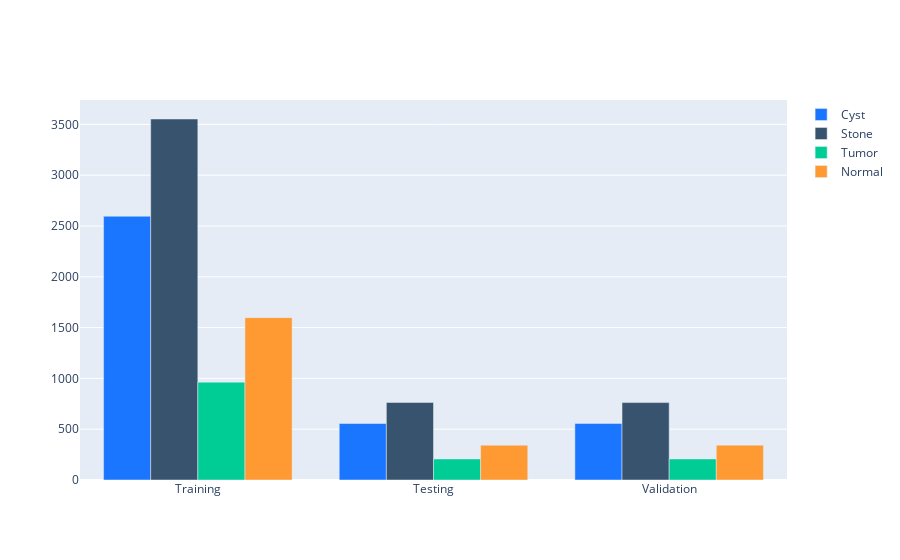

Write notebook code for a chart like this one.
### Markdown cell above
DISTRIBUTION OF IMAGES

### Code cell
#To get count of data
def count_files(directory):
    print(directory)
    counts = {}
    for category in os.listdir(directory):
        category_dir = os.path.join(directory, category)
        counts[category] = len(os.listdir(category_dir))
    return counts

train_dir = 'TRAIN'
test_dir = 'TEST'
val_dir = 'VAL'

train_counts = count_files(train_dir)
test_counts = count_files(test_dir)
val_counts = count_files(val_dir)

print("Train set:")
print(train_counts)
print("\nTest set:")
print(test_counts)
print("\nValidation set:")
print(val_counts)

#Cyst Stone Tumor Normal
categories = ['Training', 'Testing', 'Validation']
train = list(train_counts.values())
test = list(test_counts.values())
val = list(val_counts.values())

cyst=[train[0],test[0],val[0]]
stone=[train[1],test[1],val[1]]
tumor=[train[2],test[2],val[2]]
normal=[train[3],test[3],val[3]]

trace1 = go.Bar(
   x = categories,
   y = cyst,
   name = 'Cyst',
   marker=dict(color='rgb(26, 118, 255)')
)
trace2 = go.Bar(
   x = categories,
   y = stone,
   name = 'Stone',
   marker=dict(color='rgb(55, 83, 109)')
)
trace3 = go.Bar(
   x = categories,
   y = tumor,
   name = 'Tumor',
   marker=dict(color='rgb(0, 204, 150)')
)
trace4 = go.Bar(
   x = categories,
   y = normal,
   name = 'Normal',
   marker=dict(color='rgb(255, 153, 50)')
)
data = [trace1, trace2, trace3,trace4]
layout = go.Layout(barmode = 'group')
fig = go.Figure(data = data, layout = layout)
go.Figure(fig).show()

### Figure 1 — Plotly figure (JSON) as saved in the notebook; plotly's stock layout.template omitted (floating-point values rounded to 4 significant figures)
{"data": [{"marker": {"color": "rgb(26, 118, 255)"}, "name": "Cyst", "type": "bar", "x": ["Training", "Testing", "Validation"], "y": [2596, 556, 557]}, {"marker": {"color": "rgb(55, 83, 109)"}, "name": "Stone", "type": "bar", "x": ["Training", "Testing", "Validation"], "y": [3553, 763, 762]}, {"marker": {"color": "rgb(0, 204, 150)"}, "name": "Tumor", "type": "bar", "x": ["Training", "Testing", "Validation"], "y": [963, 207, 207]}, {"marker": {"color": "rgb(255, 153, 50)"}, "name": "Normal", "type": "bar", "x": ["Training", "Testing", "Validation"], "y": [1598, 342, 343]}], "layout": {"autosize": true, "barmode": "group", "xaxis": {"autorange": true, "range": [-0.5, 2.5], "type": "category"}, "yaxis": {"autorange": true, "range": [0, 3740], "type": "linear"}}}
